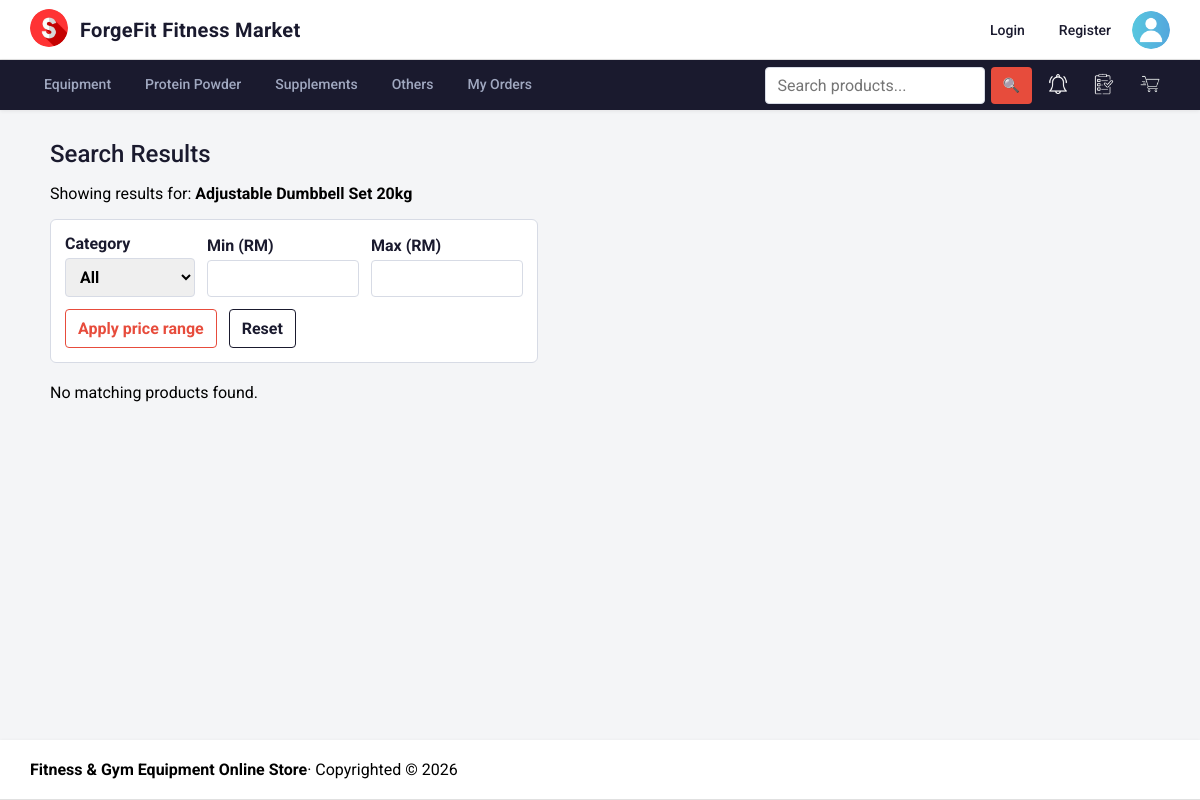
The page /app/product/search.php?name=Adjustable Dumbbell Set 20kg on the database as committed earlier.
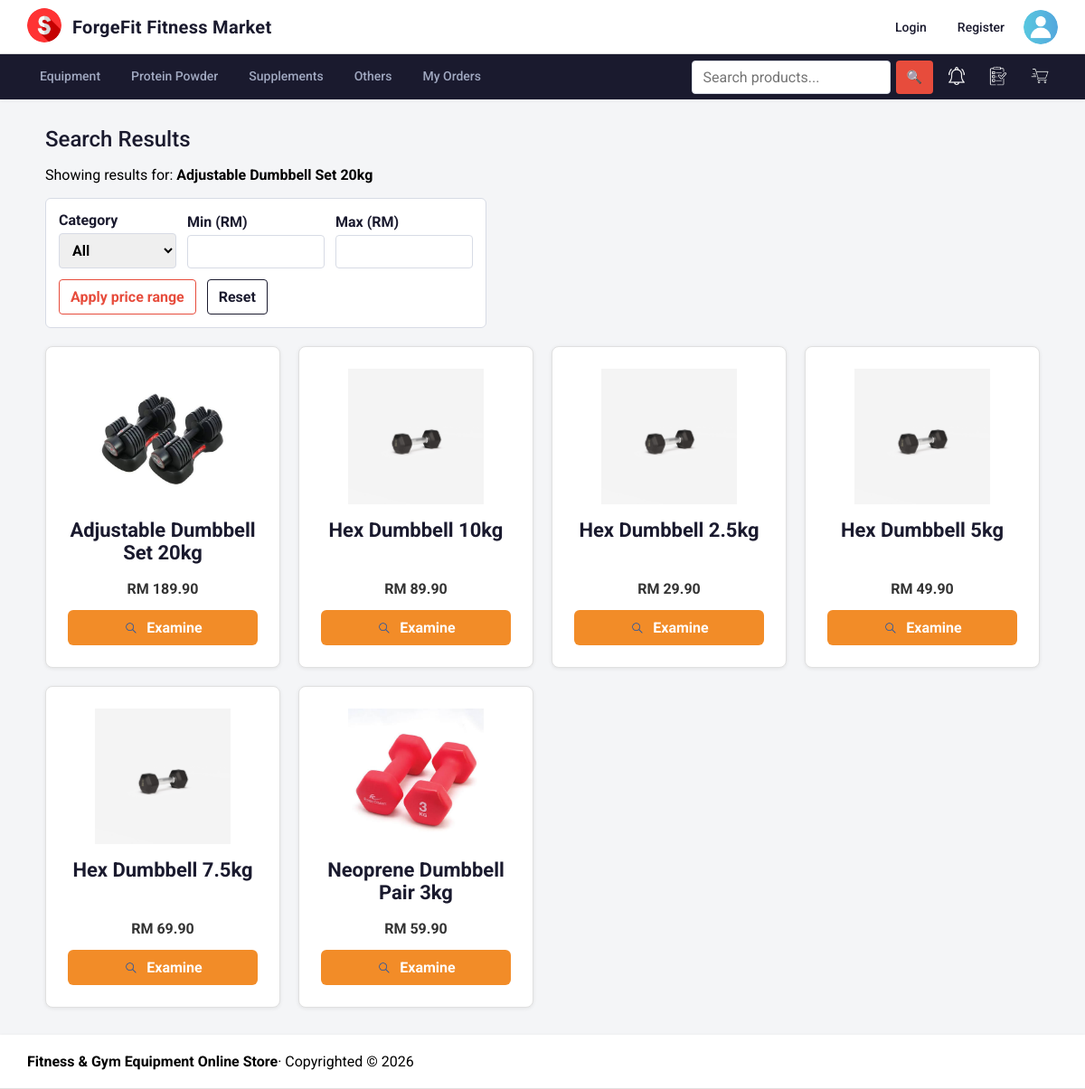
The same page on the database as committed later.
### tables this page shows
CREATE TABLE IF NOT EXISTS `product` (
    `product_id` INT AUTO_INCREMENT PRIMARY KEY,
    `category_id` INT NOT NULL,
    `product_name` VARCHAR(150) NOT NULL,
    `price` DECIMAL(10,2) NOT NULL,
    `weight` DECIMAL(8,2) NOT NULL DEFAULT 0.00,
    `description` TEXT NULL,
    `stock` INT NOT NULL DEFAULT 0,
    `availability` BOOLEAN NOT NULL DEFAULT TRUE,
    `created_at` TIMESTAMP DEFAULT CURRENT_TIMESTAMP,
    `updated_at` TIMESTAMP DEFAULT CURRENT_TIMESTAMP ON UPDATE CURRENT_TIMESTAMP,
    FOREIGN KEY (`category_id`) REFERENCES `category`(`category_id`) ON DELETE RESTRICT
);

### app/product/product_template.php (the view, shortened to what the changed rows need)
<section class="product-grid<?= !empty($productGridClass) ? ' ' . htmlspecialchars($productGridClass) : '' ?>">
    <?php if ($products): ?>
        <?php foreach ($products as $product): ?>
            <article
                class="product-card"
                <?php if (isset($product->id)): ?>
                    data-product-id="<?= htmlspecialchars($product->id) ?>"
                <?php endif; ?>
            >
                <div class="product-card__photo">
                    <img
                        src="<?= !empty($product->image) ? '/photos/' . htmlspecialchars($product->image) : '/images/sport.png' ?>"
                        alt="<?= htmlspecialchars($product->name) ?>"
                    >
                </div>
                <h2><?= htmlspecialchars($product->name) ?></h2>
                <?php if (isset($product->price)): ?>
                    <p>RM <?= htmlspecialchars($product->price) ?></p>
                <?php endif; ?>
                <a class="examine-button" href="/product/product.php?id=<?= htmlspecialchars($product->id) ?>">
                    <img src="/images/search.png" alt="">
                    Examine
                </a>
            </article>
        <?php endforeach; ?>
    <?php else: ?>
        <p>No products available.</p>
    <?php endif; ?>
</section>

### app/product/search.php (shortened to what the changed rows need)
<?php
require '../_base.php';
$name = trim($_GET['name'] ?? '');
$words = preg_split('/\s+/', $name, -1, PREG_SPLIT_NO_EMPTY);
$words = array_values(array_unique(array_map('strtolower', $words)));
$searchTerms = $name === ''
    ? []
    : array_values(array_unique(array_merge([strtolower($name)], $words)));
$extraConditions = '';
$extraParams = [];
$resultGroups = [
    'exact' => [
        'heading' => 'Exact matches',
        'products' => [],
    ],
    'starts' => [
        'heading' => 'Starts with a search word',
        'products' => [],
    ],
    'ends' => [
        'heading' => 'Ends with a search word',
        'products' => [],
    ],
    'contains' => [
        'heading' => 'Contains a search word',
        'products' => [],
    ],
];
$seenIds = [];
if ($searchTerms) {
    $imageSubquery = '(SELECT product_imageid FROM product_image WHERE product_id = product.product_id ORDER BY product_imageid LIMIT 1) AS image';
    $queries = [
        'exact' => "SELECT product_id AS id, product_name AS name, price, stock, $imageSubquery
                    FROM product
                    WHERE product_name = ? AND availability = 1$extraConditions
                    ORDER BY product_name",
        'starts' => "SELECT product_id AS id, product_name AS name, price, stock, $imageSubquery
                     FROM product
                     WHERE LEFT(product_name, CHAR_LENGTH(?)) = ? AND availability = 1$extraConditions
                     ORDER BY product_name",
        'ends' => "SELECT product_id AS id, product_name AS name, price, stock, $imageSubquery
                   FROM product
                   WHERE RIGHT(product_name, CHAR_LENGTH(?)) = ? AND availability = 1$extraConditions
                   ORDER BY product_name",
        'contains' => "SELECT product_id AS id, product_name AS name, price, stock, $imageSubquery
                       FROM product
                       WHERE LOCATE(?, product_name) > 0 AND availability = 1$extraConditions
                       ORDER BY product_name",
    ];
    foreach ($queries as $group => $sql) {
        $stmt = $_db->prepare($sql);
        foreach ($searchTerms as $term) {
            $params = in_array($group, ['starts', 'ends'], true)
                ? [$term, $term]
                : [$term];
            $params = array_merge($params, $extraParams);
            $stmt->execute($params);
            foreach ($stmt->fetchAll() as $product) {
                if (isset($seenIds[$product->id])) {
                    continue;
                }
                $seenIds[$product->id] = true;
                $resultGroups[$group]['products'][] = $product;
            }
        }
    }
}
include '../_head.php';
?>
<section>
    <?php if ($name !== ''): ?>
        <p>Showing results for: <strong><?= htmlspecialchars($name) ?></strong></p>
        <form class="price-range" method="get">
            <div class="price-range__fields">
            </div>
            <section class="price-range-actions">
            </section>
        </form>
        <?php if ($seenIds): ?>
            <?php
            $products = [];
            foreach ($resultGroups as $group) {
                $products = array_merge($products, $group['products']);
            }
            $productGridClass = 'product-grid--search';
            include 'product_template.php';
            ?>
        <?php else: ?>
            <p>No matching products found.</p>
        <?php endif; ?>
    <?php else: ?>
        <p>Enter a product name to search.</p>
    <?php endif; ?>
</section>
<?php
include '../_foot.php';
?>

Rows that differ between the two databases and show on the page:
added product: shows a picture, product_name "Adjustable Dumbbell Set 20kg", price "189.90"
added product: product_name "Hex Dumbbell 10kg", price "89.90"
added product: product_name "Hex Dumbbell 2.5kg", price "29.90"
added product: product_name "Hex Dumbbell 5kg", price "49.90"
added product: product_name "Hex Dumbbell 7.5kg", price "69.90"
added product: shows a picture, product_name "Neoprene Dumbbell Pair 3kg", price "59.90"
Other text that changed with them:
text no longer shown: "No matching products found."
